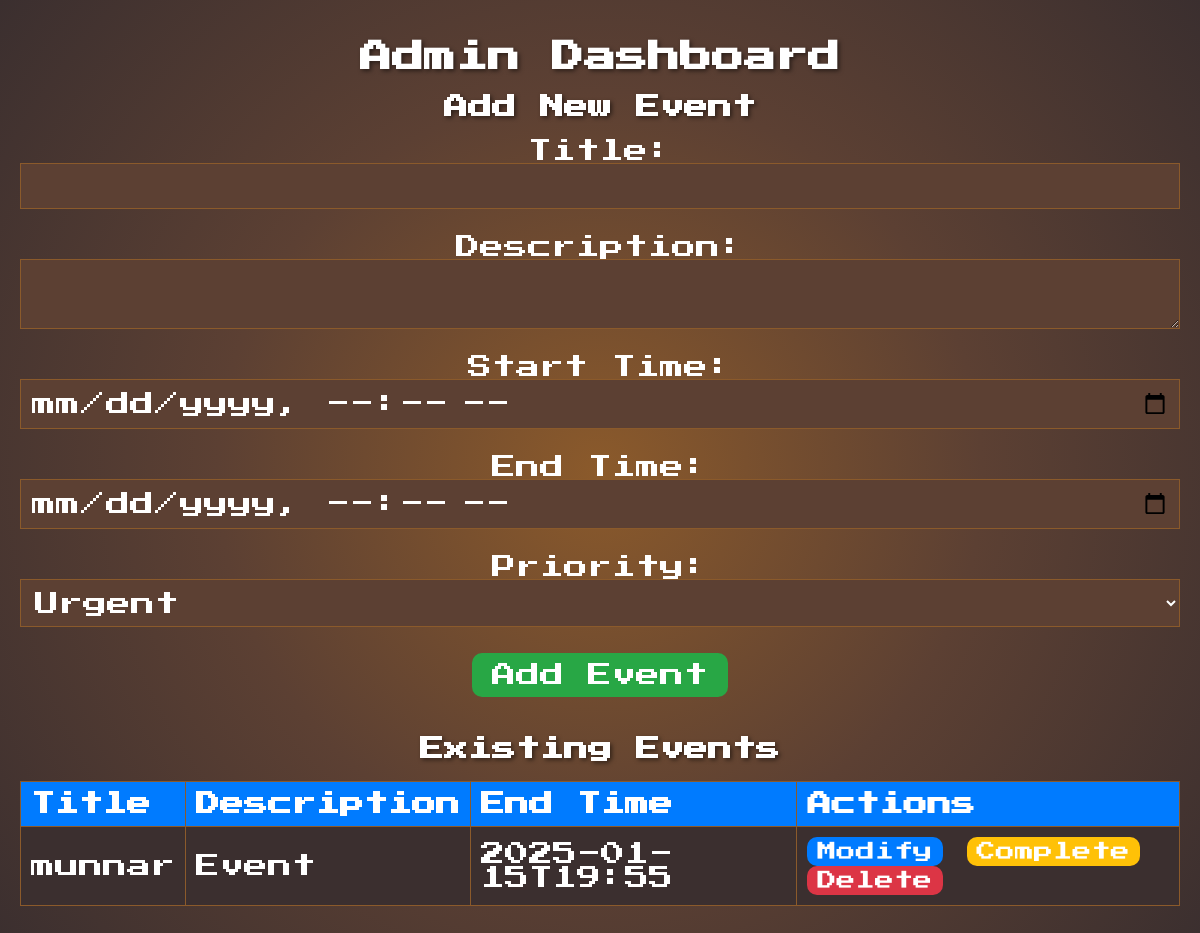
The page /admin (signed in) on the database its author committed.
### tables this page shows
CREATE TABLE events (
    id INTEGER PRIMARY KEY AUTOINCREMENT,
    title TEXT NOT NULL,
    description TEXT,
    start_time TEXT NOT NULL,
    end_time TEXT NOT NULL,
    priority TEXT DEFAULT 'Not Urgent',
    completed INTEGER DEFAULT 0
);

### rpi_calendar_app/app/routes.py (the view, shortened to what this page needs)
@main.route('/admin', methods=['GET', 'POST'])
@admin_required
def admin_dashboard():
    events = get_events()
    return render_template('admin.html', events=events)

### rpi_calendar_app/app/models.py (called while the page is built)
def get_db_connection():
    db_path = 'app/events.db'  # Use relative path
    conn = sqlite3.connect(db_path)
    conn.row_factory = sqlite3.Row
    return conn

def get_events():
    conn = get_db_connection()
    events = conn.execute('SELECT * FROM events').fetchall()
    conn.close()
    return events

### rpi_calendar_app/app/routes.py (called while the page is built)
def admin_required(f):
    @wraps(f)
    def decorated_function(*args, **kwargs):
        if session.get('role') != 'admin':
            flash("Access denied: Admins only", "danger")
            return redirect(url_for('main.login'))
        return f(*args, **kwargs)
    return decorated_function

### rpi_calendar_app/app/templates/admin.html (shortened to what this page needs)
{% extends "base.html" %}
{% block content %}
<h1 style="text-align: center; color: #fff;">Admin Dashboard</h1>
<h2 style="color: #fff;">Add New Event</h2>
<form method="POST" style="margin-bottom: 40px;">
    <label for="title" style="font-size: 1.5rem;">Title:</label><br>
    <input type="text" id="title" name="title" required style="width: 100%; font-size: 1.5rem;"><br><br>
    <label for="description" style="font-size: 1.5rem;">Description:</label><br>
    <textarea id="description" name="description" required style="width: 100%; font-size: 1.5rem;"></textarea><br><br>
    <label for="start_time" style="font-size: 1.5rem;">Start Time:</label><br>
    <input type="datetime-local" id="start_time" name="start_time" required style="width: 100%; font-size: 1.5rem;"><br><br>
    <label for="end_time" style="font-size: 1.5rem;">End Time:</label><br>
    <input type="datetime-local" id="end_time" name="end_time" required style="width: 100%; font-size: 1.5rem;"><br><br>
    <label for="priority" style="font-size: 1.5rem;">Priority:</label><br>
    <select id="priority" name="priority" style="width: 100%; font-size: 1.5rem;">
        <option value="Urgent">Urgent</option>
    </select><br><br>
    <button type="submit" style="background-color: #28a745; color: white; padding: 10px 20px; border: none; font-size: 1.5rem; cursor: pointer;">Add Event</button>
</form>
<h2 style="color: #fff;">Existing Events</h2>
<table style="width: 100%; font-size: 1.5rem; border-collapse: collapse;">
    <tr>
        <th style="text-align: left; padding: 10px; background-color: #007bff; color: white;">Title</th>
        <th style="text-align: left; padding: 10px; background-color: #007bff; color: white;">Description</th>
        <th style="text-align: left; padding: 10px; background-color: #007bff; color: white;">End Time</th>
        <th style="text-align: left; padding: 10px; background-color: #007bff; color: white;">Actions</th>
    </tr>
    {% for event in events %}
    <tr style="border-bottom: 1px solid #ddd;">
        <td style="padding: 10px;">{{ event.title }}</td>
        <td style="padding: 10px;">{{ event.description }}</td>
        <td style="padding: 10px;">{{ event.end_time }}</td>
        <td style="padding: 10px;">
            <form method="POST" action="{{ url_for('main.modify_event', event_id=event.id) }}" style="display: inline;">
                <button type="submit" style="background-color: #007bff; color: white; padding: 5px 10px; border: none; cursor: pointer;">Modify</button>
            </form>
            <form method="POST" action="{{ url_for('main.complete_event', event_id=event.id) }}" style="display: inline;">
                <button type="submit" style="background-color: #ffc107; color: white; padding: 5px 10px; border: none; cursor: pointer;">Complete</button>
            </form>
            <form method="POST" action="{{ url_for('main.delete_event', event_id=event.id) }}" style="display: inline;">
                <button type="submit" style="background-color: #dc3545; color: white; padding: 5px 10px; border: none; cursor: pointer;">Delete</button>
            </form>
        </td>
    </tr>
    {% endfor %}
</table>
{% endblock %}

### rpi_calendar_app/app/static/css/retro_theme.css (style rules this page uses)
body { font-family: 'Press Start 2P', cursive; background: radial-gradient(circle, #8b5a2b, #5c4033, #3b2f2f); color: #fff; text-align: center; margin: 0; padding: 0; }
h1, h2, h3 { text-shadow: 2px 2px 4px rgba(0, 0, 0, 0.5); }
button { font-family: 'Press Start 2P', cursive; font-size: 1.2rem; padding: 10px 20px; background-color: #d2691e; color: #fff; border: 2px solid #fff; border-radius: 10px; cursor: pointer; }
table { border-collapse: collapse; width: 100%; margin: 20px 0; }
th, td { border: 1px solid #8b5a2b; padding: 15px; text-align: left; }
th { background-color: #5c4033; color: #fff; }
td { background-color: #3b2f2f; color: #fff; }
input, select, textarea { font-family: 'Press Start 2P', cursive; font-size: 1rem; padding: 10px; border: 1px solid #8b5a2b; background-color: #5c4033; color: #fff; width: 100%; margin-bottom: 10px; box-sizing: border-box; }

### rows shown on the page
events: title "munnar", description "Event", end_time "2025-01-15T19:55"
